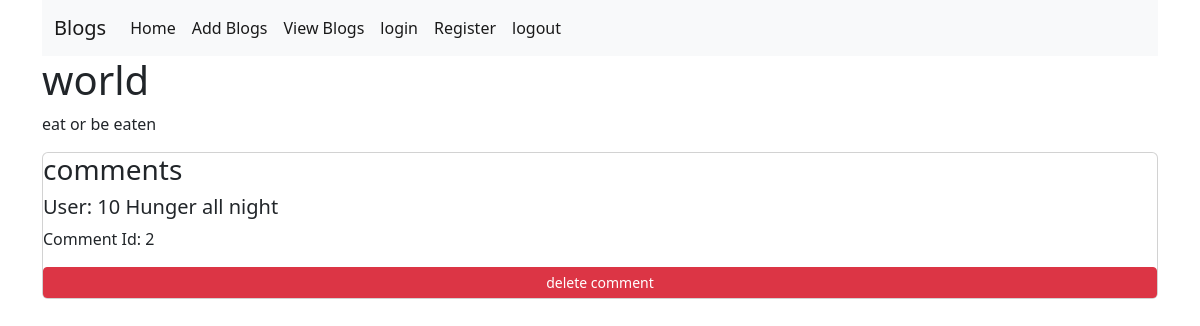
Page /blog/3 on the committed database.
### app/main/models.py (models this page shows, shortened)
class BaseModel():
    def create(self):
        db.session.add(self)
        db.session.commit()

class Blog(BaseModel, db.Model):
    id = db.Column(db.Integer, primary_key=True)
    title = db.Column(db.String(500), nullable=False)
    blog = db.Column(db.String(1000), nullable=False)
    timestamp = db.Column(db.Date(), nullable=False)
    user_id = db.Column(db.Integer, db.ForeignKey('user.id'))

class Comment(BaseModel, db.Model):
    id = db.Column(db.Integer, primary_key=True)
    comment = db.Column(db.String(1000), nullable=False)
    blog_id = db.Column(db.Integer, db.ForeignKey('blog.id'))
    user_id = db.Column(db.Integer, db.ForeignKey('user.id'))

### app/main/views.py (the view)
@main.route('/blog/<int:id>', methods=['GET'])
def get_blog(id):
    blog = Blog.query.filter_by(id=id).first()
    comments = Comment.query.filter_by(blog_id=id).all()
    return render_template('singleBlog.html', blog=blog, comments=comments)

### app/templates/singleBlog.html
{% extends 'base.html' %} {% block main_content %}
<h1>{{blog.title}}</h1>
<p>{{blog.blog}}</p>
{% for comment in comments %}
<div class="card">
<h3>comments</h3>
<h5>User: {{comment.user_id}} {{comment.comment}}</h5>
<p>
  Comment Id: {{comment.id}}
</p>
<a class="btn btn-danger  btn-sm" href="{{ url_for( 'main.delete_comment' , id=comment.id ) }}">
  <img src="" alt="" />delete comment
</a>
</div>
{% endfor %} {% endblock %}

### rows in the picture
Blog: title "world", blog "eat or be eaten"
Comment: user_id "10", comment "Hunger all night", id "2"
